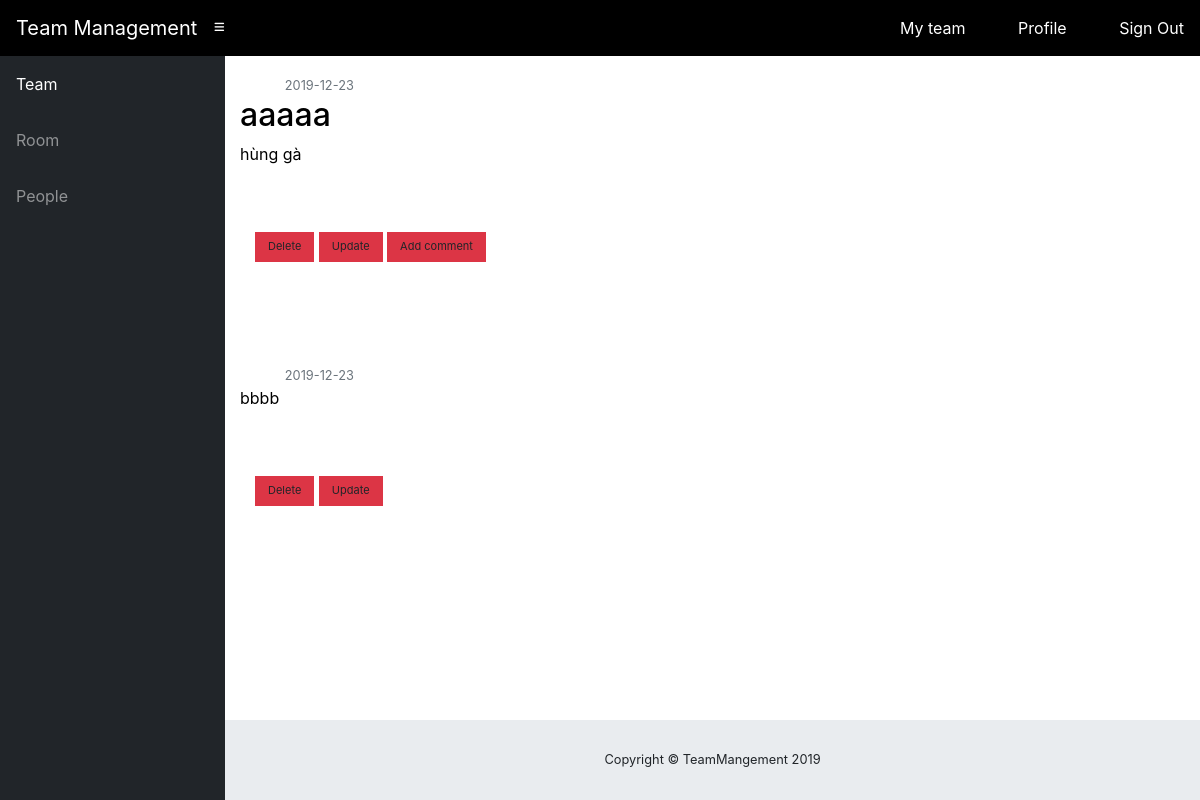
The page /team/1/discussion/2 (signed in) on the database as committed earlier.
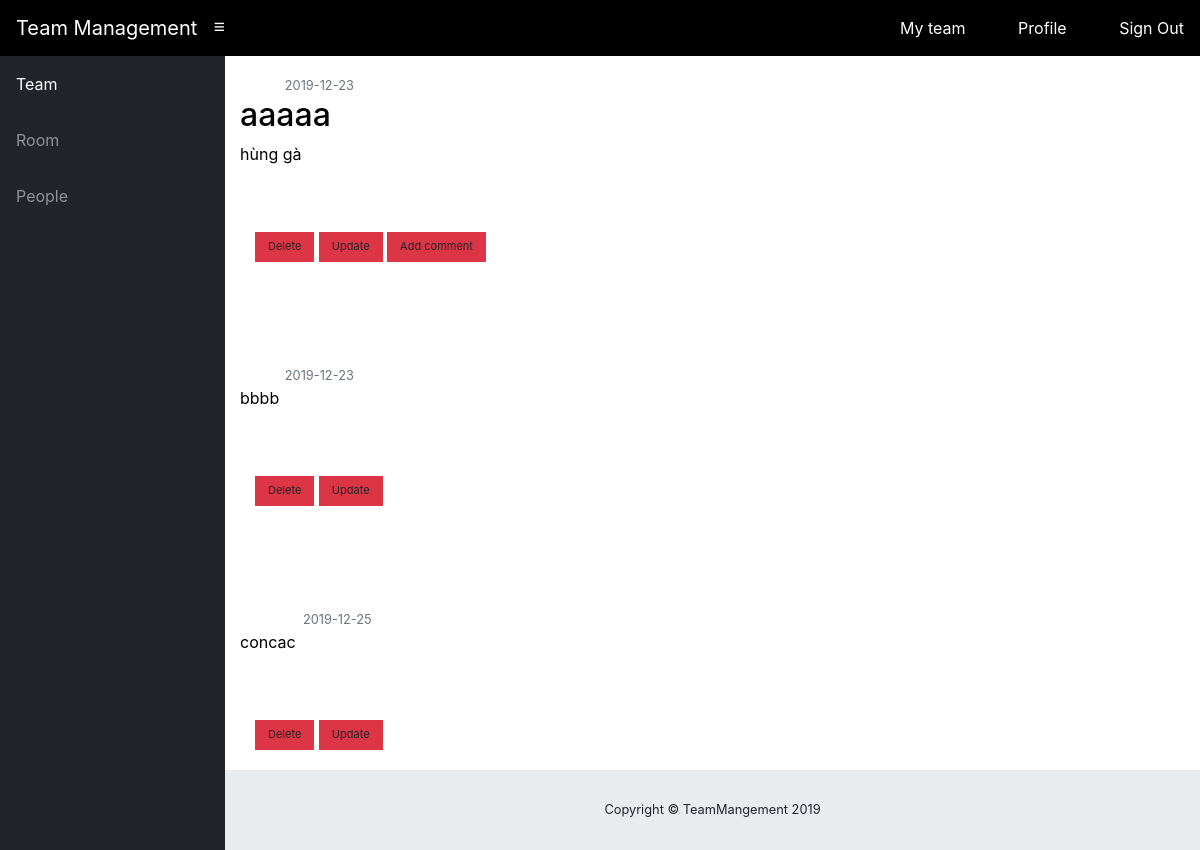
The same page on the database as committed later.
### teamManage/models.py (models this page shows, shortened)
class Post(db.Model):
	id = db.Column(db.Integer, primary_key=True)
	title = db.Column(db.String(100), nullable=False)
	date_posted = db.Column(db.DateTime, nullable=False, default=datetime.utcnow)
	content = db.Column(db.Text, nullable=False)
	user_id = db.Column(db.Integer, db.ForeignKey('user.id'), nullable=False)
	comment = db.relationship("Comment", backref="article", lazy=True)  # many to many
	Team_id =db.Column(db.Integer, db.ForeignKey('team.id'),nullable=False)

class Comment(db.Model):
	id = db.Column(db.Integer, primary_key=True)
	date_posted = db.Column(db.DateTime, nullable=False, default=datetime.utcnow)
	content = db.Column(db.Text, nullable=False)
	user_id = db.Column(db.Integer, db.ForeignKey('user.id'), nullable=False)
	post_id = db.Column(db.Integer, db.ForeignKey('post.id'), nullable=False)

### teamManage/routes.py (the view)
@app.route('/team/<int:team_id>/discussion/<int:post_id>', methods=['GET','POST'])
@login_required
def post(team_id,post_id):
	team = Team.query.get_or_404(team_id)
	post = Post.query.get_or_404(post_id)
	comments = Comment.query.filter_by(article=post)
	return render_template('post.html', title=post.title, post=post,team=team,comments=comments)

### teamManage/models.py (called while the page is built)
@login_manager.user_loader
def load_user(user_id):
	return User.query.get(int(user_id))

### teamManage/templates/post.html (shortened to what this page needs)
{% extends "layout.html" %}
{% block content %}
  <article class="media content-section">
    <div class="media-body">
      <div class="article-metadata">
        <a class="mr-2" href="#">{{ post.author.username }}</a>
        <small class="text-muted">{{ post.date_posted.strftime('%Y-%m-%d') }}</small>
      </div>
      <h2 class="article-title">{{ post.title }}</h2>
      <p class="article-content">{{ post.content }}</p>
    </div>
  </article>
  <div class="wrap-custom">
    <section id="team-header">
      <div class="container">
        <section class="section-custom">
          <div>
            <form style="display: inline-block;" method="POST"
            action="{{url_for('delete_post',team_id=team.id,post_id=post.id)}}">
            <input type="submit" value="Delete" class="btn btn-danger">
            </form>
            <form style="display: inline-block;" method="POST"
            action="{{url_for('update_post',team_id=team.id,post_id=post.id)}}">
            <input type="submit" value="Update" class="btn btn-danger">
            </form>
            <form style="display: inline-block;" method="POST"
            action="{{url_for('add_comment',team_id=team.id,post_id=post.id)}}">
            <input type="submit" value="Add comment " class="btn btn-danger">
            </form>
          </div>
        </section>
      </div>
    </section>
  </div>
  {% for comment in comments %}
  <article class="media content-section">
    <div class="media-body">
      <div class="article-metadata">
        <a class="mr-2" href="#">{{ comment.user.username }}</a>
        <small class="text-muted">{{ comment.date_posted.strftime('%Y-%m-%d') }}</small>
      </div>
      <p class="article-content">{{ comment.content }}</p>
    </div>
  </article>
  <div class="wrap-custom">
    <section id="team-header">
      <div class="container">
        <section class="section-custom">
          <div>
            <form style="display: inline-block;" method="POST"
            action="{{url_for('delete_comment',team_id=team.id,post_id=post.id,comment_id=comment.id)}}">
            <input type="submit" value="Delete" class="btn btn-danger">
            </form>
            <form style="display: inline-block;" method="POST"
            action="{{url_for('update_comment',team_id=team.id,post_id=post.id,comment_id=comment.id)}}">
            <input type="submit" value="Update" class="btn btn-danger">
            </form>
          </div>
        </section>
      </div>
    </section>
  </div>
  {% endfor %}
{% endblock content %}

### teamManage/templates/layout.html (shortened to what this page needs)
<!DOCTYPE html>
<html lang="en">
<head>
  <link rel="stylesheet" href="https://maxcdn.bootstrapcdn.com/bootstrap/4.0.0/css/bootstrap.min.css">
  <link rel="stylesheet" href="https://cdnjs.cloudflare.com/ajax/libs/font-awesome/4.7.0/css/font-awesome.min.css">
  <link href="{{ url_for('static', filename="css/css.css")}}" rel="stylesheet">
  <link href="{{ url_for('static', filename="css/myteam/myteam.css")}}" rel="stylesheet">
  <link href="{{ url_for('static', filename="css/login-register/login-register.css")}}" rel="stylesheet">
  <link href="{{ url_for('static', filename="css/team/team.css")}}" rel="stylesheet">
  <link href="{{ url_for('static', filename="css/profile/profile.css")}}" rel="stylesheet">
  <link href="{{ url_for('static', filename="css/chat.css")}}" rel="stylesheet">
</head>
<body id="page-top">
  <nav class="navbar navbar-expand navbar-dark bg-dark static-top">
    <a class="navbar-brand mr-1" href="{{ url_for('home') }}">Team Management</a>
    <button class="btn btn-link btn-sm text-white order-1 order-sm-0" id="sidebarToggle" href="#">
      <i class="fa fa-bars"></i>
    </button>
        <div>
          {% if current_user.is_authenticated %}
            <a href="{{url_for('team')}}" class="mr-5">My team</a>
            <a  href="{{ url_for('profile') }}" class="mr-5">Profile</a>
            <a href="{{ url_for('logout') }}">Sign Out</a>
          {% else %}
            <a href="{{ url_for('home') }}" class="mr-5">Home</a>
            <a href="{{ url_for('register') }}" class="mr-5">Sign up</a>
            <a href="{{ url_for('login') }}">Sign in</a>
          {% endif %}
        </div>
  </nav>
  <div id="wrapper">
    {% if current_user.is_authenticated %}
        <ul class="sidebar navbar-nav drop">
            <li class="nav-item active">
                <a class="nav-link" href="#">
                    <span>Team</span>
                </a>
            </li>
            <li class="nav-item">
                <a class="nav-link" href="#">
                    <span>Room</span></a>
            </li>
            <li class="nav-item">
                <a class="nav-link" href="#">
                    <span>People</span></a>
            </li>
        </ul>
    {% else %}
        <p></p>
    {% endif %}
    <div class="container mt-3">
                {% block content %} {% endblock %}
    </div>
      {% if current_user.is_authenticated %}
          <footer class="sticky-footer" style="width: calc(100% - 225px);">
              <div class="container my-auto">
                  <div class="copyright text-center my-auto">
                      <span>Copyright © TeamMangement 2019</span>
                  </div>
              </div>
          </footer>
      {% endif %}
    </div>
</body>
</html>

### teamManage/static/css/chat.css (style rules this page uses)
.btn { cursor: pointer; color: inherit; padding: 6px 12px; border-radius: 0; border: 1px solid 0; font-size: 11px; line-height: 1.42857; vertical-align: middle; -webkit-transition: all .25s; transition: all .25s; }

### teamManage/templates/layout.html (style rules this page uses)
.section-custom { margin-top: 50px; margin-bottom: 50px; }
.wrap-custom { position: relative; margin: 0 auto 100px; }

Rows that differ between the two databases and show on the page:
added Comment: date_posted "2019-12-25", content "concac"
